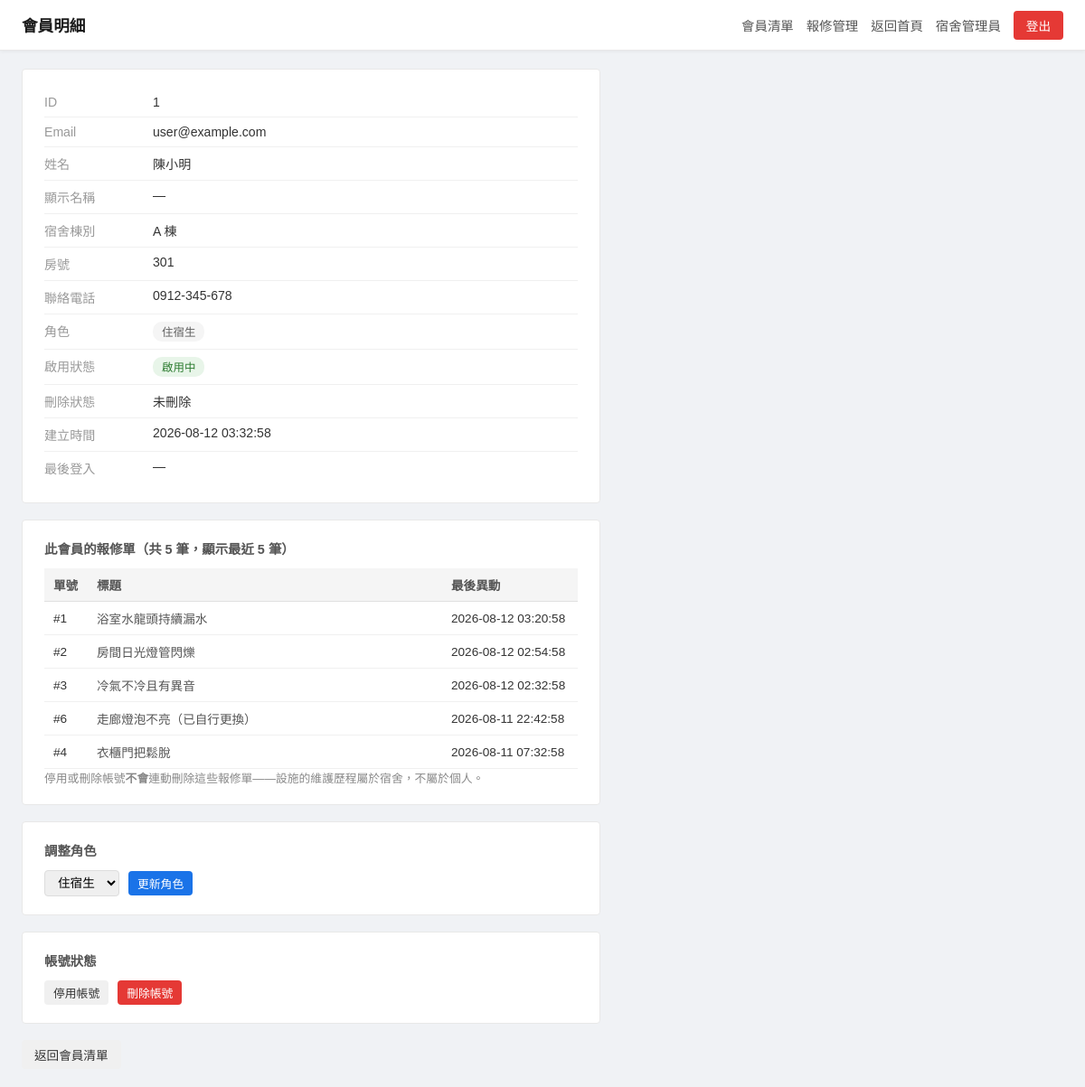
The app's page /admin/users/1 (signed in) with its own data.
### tables this page shows
CREATE TABLE users (
            id            INTEGER PRIMARY KEY AUTOINCREMENT,
            email         TEXT    UNIQUE NOT NULL,
            hash          TEXT    NOT NULL,
            role          INTEGER NOT NULL DEFAULT 1,
            name          TEXT,
            display_name  TEXT,
            dorm_building TEXT,
            room_no       TEXT,
            phone         TEXT,
            is_active     INTEGER NOT NULL DEFAULT 1,
            is_deleted    INTEGER NOT NULL DEFAULT 0,
            created_at    TEXT    NOT NULL DEFAULT (datetime('now')),
            last_login_at TEXT
        );

CREATE TABLE repair_requests (
            id             INTEGER PRIMARY KEY AUTOINCREMENT,
            requester_id   INTEGER NOT NULL,
            title          TEXT    NOT NULL,
            category       TEXT    NOT NULL DEFAULT 'other',
            priority       TEXT    NOT NULL DEFAULT 'normal',
            dorm_building  TEXT    NOT NULL,
            room_no        TEXT    NOT NULL,
            contact_phone  TEXT,
            request_status TEXT    NOT NULL DEFAULT 'pending',
            assigned_to    INTEGER,
            assigned_at    TEXT,
            started_at     TEXT,
            closed_at      TEXT,
            created_at     TEXT    NOT NULL DEFAULT (datetime('now')),
            updated_at     TEXT    NOT NULL DEFAULT (datetime('now')),
            is_deleted     INTEGER NOT NULL DEFAULT 0
        );

### blueprints/admin/__init__.py (the view)
@admin_bp.route('/users/<int:user_id>')
@login_required
def user_detail(user_id):
    user = _current_user()
    if not _is_usable(user):
        session.clear()
        return redirect(url_for('auth.login_page'))
    if not _is_admin(user):
        flash('無操作權限', 'error')
        return redirect(url_for('hub.home'))
    target = db.find_user_by_id(user_id)
    if target is None:
        flash('找不到該使用者', 'error')
        return redirect(url_for('admin.user_list'))
    requests, request_total = db.list_my_requests(user_id, 1, 5, 'all')
    return render_template(
        'admin/user_detail.html',
        user=user,
        target=target,
        requests=requests,
        request_total=request_total,
        ROLE_LABELS=ROLE_LABELS,
    )

### blueprints/admin/__init__.py (called while the page is built)
def _current_user():
    return db.find_user_by_id(session['user_id'])

def _is_admin(user):
    return user is not None and user['role'] == 0

### db/connection.py (called while the page is built)
def _get_conn():
    from db import DB_PATH
    conn = sqlite3.connect(DB_PATH)
    conn.row_factory = sqlite3.Row
    conn.execute("PRAGMA journal_mode=WAL")
    return conn

### db/repair.py (called while the page is built)
def list_my_requests(user_id, page, page_size, status='all'):
    where  = ['r.is_deleted = 0', 'r.requester_id = ?']
    params = [user_id]
    if status in REQUEST_STATUSES:
        where.append('r.request_status = ?')
        params.append(status)
    clause = ' WHERE ' + ' AND '.join(where)
    offset = (page - 1) * page_size
    conn  = _get_conn()
    total = conn.execute(
        f'SELECT COUNT(*) {_LIST_JOINS}{clause}', params
    ).fetchone()[0]
    items = conn.execute(
        f'SELECT {_LIST_COLUMNS} {_LIST_JOINS}{clause}'
        ' ORDER BY r.updated_at DESC, r.id DESC LIMIT ? OFFSET ?',
        params + [page_size, offset]
    ).fetchall()
    conn.close()
    return items, total

### db/users.py (called while the page is built)
def find_user_by_id(user_id):
    conn = _get_conn()
    row = conn.execute(
        'SELECT id, email, role, name, display_name, dorm_building, room_no, phone,'
        ' is_active, is_deleted, created_at, last_login_at FROM users WHERE id = ?',
        (user_id,)
    ).fetchone()
    conn.close()
    return row

### utils.py (called while the page is built)
def _is_usable(user):
    return user and user['is_active'] and not user['is_deleted']

def login_required(f):
    @wraps(f)
    def decorated(*args, **kwargs):
        if 'user_id' not in session:
            return redirect(url_for('auth.login_page'))
        return f(*args, **kwargs)
    return decorated

### templates/admin/user_detail.html (shortened to what this page needs)
{% extends "base.html" %}
{% block head %}
<link rel="stylesheet" href="{{ url_for('static', filename='admin.css') }}">
{% endblock %}
{% block body %}
<div class="admin-layout">
  <div class="admin-topbar">
    <span class="admin-topbar-title">會員明細</span>
    <div class="admin-topbar-nav">
      <a href="{{ url_for('admin.user_list') }}" class="admin-nav-link">會員清單</a>
      <a href="{{ url_for('repair.manage') }}" class="admin-nav-link">報修管理</a>
      <a href="{{ url_for('hub.home') }}" class="admin-nav-link">返回首頁</a>
      <span class="admin-nav-user">{{ user['name'] or user['display_name'] or user['email'] }}</span>
      <a href="{{ url_for('auth.logout') }}" class="admin-btn admin-btn-danger">登出</a>
    </div>
  </div>
  <div class="admin-main">
    <div class="admin-info-card">
      <div class="admin-info-row">
        <span class="admin-info-label">ID</span>
        <span class="admin-info-value">{{ target['id'] }}</span>
      </div>
      <div class="admin-info-row">
        <span class="admin-info-label">Email</span>
        <span class="admin-info-value">{{ target['email'] }}</span>
      </div>
      <div class="admin-info-row">
        <span class="admin-info-label">姓名</span>
        <span class="admin-info-value">{{ target['name'] or '—' }}</span>
      </div>
      <div class="admin-info-row">
        <span class="admin-info-label">顯示名稱</span>
        <span class="admin-info-value">{{ target['display_name'] or '—' }}</span>
      </div>
      <div class="admin-info-row">
        <span class="admin-info-label">宿舍棟別</span>
        <span class="admin-info-value">{{ target['dorm_building'] or '—' }}</span>
      </div>
      <div class="admin-info-row">
        <span class="admin-info-label">房號</span>
        <span class="admin-info-value">{{ target['room_no'] or '—' }}</span>
      </div>
      <div class="admin-info-row">
        <span class="admin-info-label">聯絡電話</span>
        <span class="admin-info-value">{{ target['phone'] or '—' }}</span>
      </div>
      <div class="admin-info-row">
        <span class="admin-info-label">角色</span>
        <span class="admin-info-value">
          <span class="admin-badge {{ 'admin-badge-role-admin' if target['role'] == 0 else 'admin-badge-role-user' }}">
            {{ ROLE_LABELS[target['role']] }}
          </span>
        </span>
      </div>
      <div class="admin-info-row">
        <span class="admin-info-label">啟用狀態</span>
        <span class="admin-info-value">
          {% if target['is_active'] %}
            <span class="admin-badge admin-badge-active">啟用中</span>
          {% else %}
            <span class="admin-badge admin-badge-disabled">已停用</span>
          {% endif %}
        </span>
      </div>
      <div class="admin-info-row">
        <span class="admin-info-label">刪除狀態</span>
        <span class="admin-info-value">
          {% if target['is_deleted'] %}
            <span class="admin-badge admin-badge-deleted">已刪除</span>
          {% else %}
            未刪除
          {% endif %}
        </span>
      </div>
      <div class="admin-info-row">
        <span class="admin-info-label">建立時間</span>
        <span class="admin-info-value">{{ target['created_at'] }}</span>
      </div>
      <div class="admin-info-row">
        <span class="admin-info-label">最後登入</span>
        <span class="admin-info-value">{{ target['last_login_at'] or '—' }}</span>
      </div>
    </div>
    <div class="admin-action-card">
      <p class="admin-action-title">此會員的報修單（共 {{ request_total }} 筆，顯示最近 5 筆）</p>
      {% if requests %}
        <table class="admin-table">
          <thead>
            <tr>
              <th class="col-id">單號</th>
              <th class="col-title">標題</th>
              <th class="col-time">最後異動</th>
            </tr>
          </thead>
          <tbody>
            {% for r in requests %}
              <tr>
                <td>#{{ r['id'] }}</td>
                <td><a href="{{ url_for('repair.detail', request_id=r['id']) }}"
                       class="admin-nav-link">{{ r['title'] }}</a></td>
                <td>{{ r['updated_at'] }}</td>
              </tr>
            {% endfor %}
          </tbody>
        </table>
        <p class="admin-self-note">
          停用或刪除帳號<strong>不會</strong>連動刪除這些報修單——設施的維護歷程屬於宿舍，不屬於個人。
        </p>
      {% else %}
        <p class="admin-self-note">此會員尚未申報過任何報修單。</p>
      {% endif %}
    </div>
    {% if target['id'] == user['id'] %}
      <div class="admin-action-card">
        <p class="admin-action-title">操作</p>
        <p class="admin-self-note">這是您目前登入的帳號，不可對自己執行停用、刪除或角色調整。</p>
      </div>
    {% elif target['is_deleted'] %}
      <div class="admin-action-card">
        <p class="admin-action-title">操作</p>
        <p class="admin-self-note">此帳號已刪除，無法再執行任何操作。</p>
      </div>
    {% else %}
      <div class="admin-action-card">
        <p class="admin-action-title">調整角色</p>
        <form method="POST" action="{{ url_for('admin.update_role', user_id=target['id']) }}"
              class="admin-action-group">
          <select name="role" class="admin-role-select">
            <option value="1" {{ 'selected' if target['role'] == 1 }}>住宿生</option>
          </select>
          <button type="submit" class="admin-btn admin-btn-primary admin-btn-sm">更新角色</button>
        </form>
      </div>
      <div class="admin-action-card">
        <p class="admin-action-title">帳號狀態</p>
        <div class="admin-action-group">
          {% if target['is_active'] %}
            <form method="POST" class="admin-inline-form"
                  action="{{ url_for('admin.deactivate_user', user_id=target['id']) }}">
              <button type="submit" class="admin-btn admin-btn-secondary admin-btn-sm">停用帳號</button>
            </form>
          {% else %}
            <form method="POST" class="admin-inline-form"
                  action="{{ url_for('admin.activate_user', user_id=target['id']) }}">
              <button type="submit" class="admin-btn admin-btn-secondary admin-btn-sm">啟用帳號</button>
            </form>
          {% endif %}
          <form method="POST" class="admin-inline-form"
                action="{{ url_for('admin.delete_user', user_id=target['id']) }}">
            <button type="submit" class="admin-btn admin-btn-danger admin-btn-sm"
                    onclick="return confirm('確定要刪除這個帳號嗎？此操作無法復原。')">刪除帳號</button>
          </form>
        </div>
      </div>
    {% endif %}
    <a href="{{ url_for('admin.user_list') }}" class="admin-btn admin-btn-secondary">返回會員清單</a>
  </div>
</div>
{% endblock %}

### static/common.css (style rules this page uses)
:root { --btn-primary-bg: #1a73e8; --btn-primary-hover: #1557b0; --btn-secondary-bg: #f0f0f0; --btn-secondary-color: #333; --btn-secondary-hover: #e0e0e0; --btn-danger-bg: #e53935; --btn-danger-hover: #c62828; --btn-action-bg: #f5f5f5; --btn-action-border: #ccc; --btn-action-color: #333; --btn-action-hover: #e8e8e8; --btn-action-danger-border: #e57373; --btn-action-danger-bg: #fff; --btn-action-danger-color: #c62828; --btn-action-danger-hover: #ffebee; }

### static/login.css (style rules this page uses)
* { box-sizing: border-box; margin: 0; padding: 0; }
body { font-family: Arial, sans-serif; background-color: #f0f2f5; display: flex; justify-content: center; align-items: center; min-height: 100vh; }

### static/admin.css (style rules this page uses)
body { display: block; background-color: #f0f2f5; font-family: Arial, sans-serif; min-height: 100vh; margin: 0; }
.admin-layout { display: flex; flex-direction: column; min-height: 100vh; }
.admin-topbar { background: #fff; border-bottom: 1px solid #e8e8e8; padding: 0 24px; height: 56px; display: flex; align-items: center; justify-content: space-between; box-shadow: 0 1px 4px rgba(0, 0, 0, 0.06); flex-shrink: 0; }
.admin-topbar-title { font-size: 1.1rem; font-weight: bold; color: #1a1a1a; }
.admin-topbar-nav { display: flex; align-items: center; gap: 14px; font-size: 0.9rem; }
.admin-nav-link { color: #555; text-decoration: none; }
.admin-nav-user { color: #555; }
.admin-btn { padding: 6px 14px; font-size: 0.85rem; border-radius: 4px; text-decoration: none; border: none; cursor: pointer; display: inline-block; transition: background-color 0.2s; }
.admin-btn-primary { background-color: var(--btn-primary-bg); color: #fff; }
.admin-btn-secondary { background-color: var(--btn-secondary-bg); color: var(--btn-secondary-color); }
.admin-btn-danger { background-color: var(--btn-danger-bg); color: #fff; }
.admin-btn-sm { padding: 4px 10px; font-size: 0.8rem; }
.admin-inline-form { display: inline; }
.admin-main { flex: 1; padding: 20px 24px; }
.admin-table { width: 100%; border-collapse: collapse; font-size: 0.85rem; }
.admin-table th { background: #f5f5f5; color: #555; font-weight: bold; padding: 8px 10px; text-align: left; border-bottom: 1px solid #e0e0e0; white-space: nowrap; }
.admin-table td { padding: 8px 10px; border-bottom: 1px solid #f0f0f0; color: #333; vertical-align: middle; }
.admin-self-note { color: #888; font-size: 0.8rem; white-space: nowrap; }
.col-id { width: 48px; }
.col-time { width: 150px; white-space: nowrap; }
.admin-badge { display: inline-block; padding: 2px 10px; font-size: 0.78rem; border-radius: 10px; white-space: nowrap; }
.admin-badge-active { background: #e8f5e9; color: #2e7d32; }
.admin-badge-role-user { background: #f5f5f5; color: #616161; }
.admin-info-card { background: #fff; border: 1px solid #e8e8e8; border-radius: 4px; padding: 20px 24px; max-width: 640px; margin-bottom: 18px; }
.admin-info-row { display: flex; padding: 8px 0; border-bottom: 1px solid #f0f0f0; font-size: 0.88rem; }
.admin-info-row:last-child { border-bottom: none; }
.admin-info-label { width: 120px; color: #999; flex-shrink: 0; }
.admin-info-value { color: #333; word-break: break-all; }
.admin-action-card { background: #fff; border: 1px solid #e8e8e8; border-radius: 4px; padding: 20px 24px; max-width: 640px; margin-bottom: 18px; }
.admin-action-title { font-size: 0.9rem; font-weight: bold; color: #555; margin-bottom: 12px; }
.admin-action-group { display: flex; gap: 10px; align-items: center; flex-wrap: wrap; }
.admin-role-select { padding: 5px 10px; font-size: 0.85rem; border: 1px solid #ddd; border-radius: 4px; }
.col-title { min-width: 160px; }

### records on screen
users: name "宿舍管理員"
users: id "1", email "user@example.com", name "陳小明", dorm_building "A 棟", room_no "301", phone "0912-345-678", role "住宿生", created_at "2026-08-12 03:32:58"
repair_requests: id "1", title "浴室水龍頭持續漏水", updated_at "2026-08-12 03:20:58"
repair_requests: id "2", title "房間日光燈管閃爍", updated_at "2026-08-12 02:54:58"
repair_requests: id "3", title "冷氣不冷且有異音", updated_at "2026-08-12 02:32:58"
repair_requests: id "6", title "走廊燈泡不亮（已自行更換）", updated_at "2026-08-11 22:42:58"
repair_requests: id "4", title "衣櫃門把鬆脫", updated_at "2026-08-11 07:32:58"

### other values on screen
{{ target['display_name'] or '—' }} "—"
{{ target['last_login_at'] or '—' }} "—"
{{ request_total }} "5"
